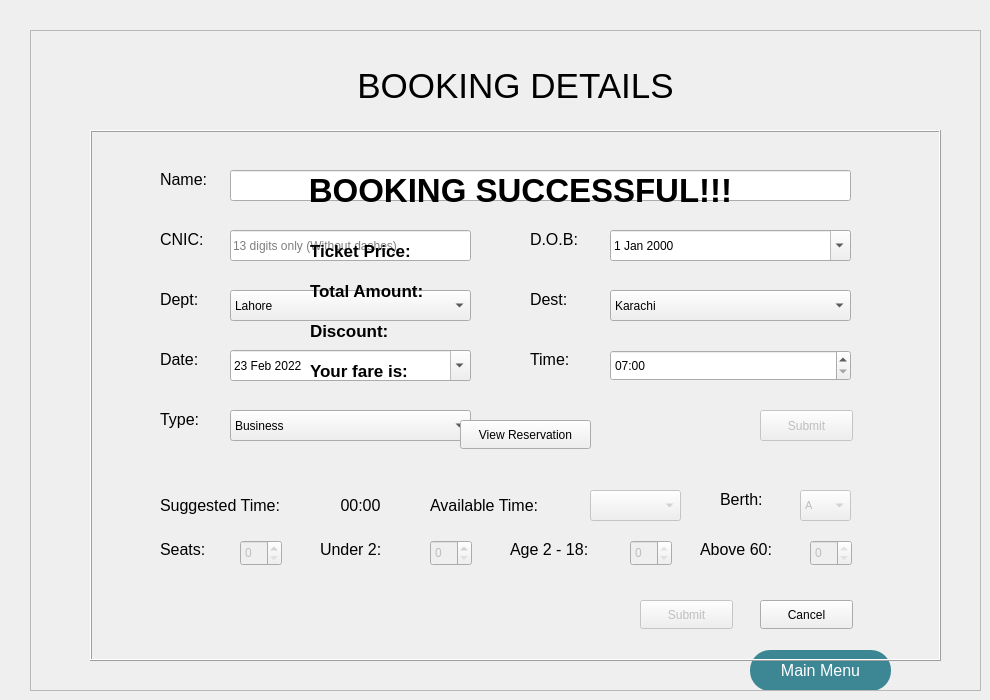
    <widget class="QWidget" name="BookingTab">
     <attribute name="title">
      <string>Booking Details</string>
     </attribute>
     <widget class="QLabel" name="WindowTitle">
      <property name="geometry">
       <rect>
        <x>250</x>
        <y>50</y>
        <width>531</width>
        <height>71</height>
       </rect>
      </property>
      <property name="font">
       <font>
        <pointsize>26</pointsize>
       </font>
      </property>
      <property name="text">
       <string>BOOKING DETAILS</string>
      </property>
      <property name="alignment">
       <set>Qt::AlignCenter</set>
      </property>
     </widget>
     <widget class="QFrame" name="BookingDetailsFrame1">
      <property name="geometry">
       <rect>
        <x>90</x>
        <y>130</y>
        <width>851</width>
        <height>531</height>
       </rect>
      </property>
      <property name="styleSheet">
       <string notr="true">border-color: rgb(0, 0, 0);</string>
      </property>
      <property name="frameShape">
       <enum>QFrame::Box</enum>
      </property>
      <property name="frameShadow">
       <enum>QFrame::Raised</enum>
      </property>
      <widget class="QComboBox" name="TypeInput">
       <property name="geometry">
        <rect>
         <x>140</x>
         <y>280</y>
         <width>241</width>
         <height>31</height>
        </rect>
       </property>
       <item>
        <property name="text">
         <string>Business</string>
        </property>
       </item>
       <item>
        <property name="text">
         <string>Economy</string>
        </property>
       </item>
      </widget>
      <widget class="QLabel" name="deptLabel">
       <property name="geometry">
        <rect>
         <x>70</x>
         <y>160</y>
         <width>61</width>
         <height>31</height>
        </rect>
       </property>
       <property name="font">
        <font>
         <pointsize>12</pointsize>
        </font>
       </property>
       <property name="text">
        <string>Dept:</string>
       </property>
       <property name="alignment">
        <set>Qt::AlignLeading|Qt::AlignLeft|Qt::AlignTop</set>
       </property>
      </widget>
      <widget class="QLineEdit" name="NameInput">
       <property name="geometry">
        <rect>
         <x>140</x>
         <y>40</y>
         <width>621</width>
         <height>31</height>
        </rect>
       </property>
       <property name="inputMethodHints">
        <set>Qt::ImhLowercaseOnly|Qt::ImhUppercaseOnly</set>
       </property>
       <property name="inputMask">
        <string/>
       </property>
       <property name="text">
        <string/>
       </property>
       <property name="maxLength">
        <number>25</number>
       </property>
       <property name="frame">
        <bool>true</bool>
       </property>
       <property name="placeholderText">
        <string/>
       </property>
       <property name="cursorMoveStyle">
        <enum>Qt::LogicalMoveStyle</enum>
       </property>
      </widget>
      <widget class="QLabel" name="cnicLabel">
       <property name="geometry">
        <rect>
         <x>70</x>
         <y>100</y>
         <width>61</width>
         <height>31</height>
        </rect>
       </property>
       <property name="font">
        <font>
         <pointsize>12</pointsize>
        </font>
       </property>
       <property name="text">
        <string>CNIC:</string>
       </property>
       <property name="alignment">
        <set>Qt::AlignLeading|Qt::AlignLeft|Qt::AlignTop</set>
       </property>
      </widget>
      <widget class="QLabel" name="TypeLabel">
       <property name="geometry">
        <rect>
         <x>70</x>
         <y>280</y>
         <width>61</width>
         <height>31</height>
        </rect>
       </property>
       <property name="font">
        <font>
         <pointsize>12</pointsize>
        </font>
       </property>
       <property name="text">
        <string>Type:</string>
       </property>
       <property name="alignment">
        <set>Qt::AlignLeading|Qt::AlignLeft|Qt::AlignTop</set>
       </property>
      </widget>
      <widget class="QLabel" name="dobLabel">
       <property name="geometry">
        <rect>
         <x>440</x>
         <y>100</y>
         <width>61</width>
         <height>31</height>
        </rect>
       </property>
       <property name="font">
        <font>
         <pointsize>12</pointsize>
        </font>
       </property>
       <property name="text">
        <string>D.O.B:</string>
       </property>
       <property name="alignment">
        <set>Qt::AlignLeading|Qt::AlignLeft|Qt::AlignTop</set>
       </property>
      </widget>
      <widget class="QComboBox" name="departureInput">
       <property name="geometry">
        <rect>
         <x>140</x>
         <y>160</y>
         <width>241</width>
         <height>31</height>
        </rect>
       </property>
       <property name="currentText">
        <string>Lahore</string>
       </property>
       <property name="maxVisibleItems">
        <number>5</number>
       </property>
       <item>
        <property name="text">
         <string>Lahore</string>
        </property>
       </item>
       <item>
        <property name="text">
         <string>Karachi</string>
        </property>
       </item>
       <item>
        <property name="text">
         <string>Rawalpindi</string>
        </property>
       </item>
       <item>
        <property name="text">
         <string>Peshawar</string>
        </property>
       </item>
       <item>
        <property name="text">
         <string>Quetta</string>
        </property>
       </item>
      </widget>
      <widget class="QLabel" name="destLabel">
       <property name="geometry">
        <rect>
         <x>440</x>
         <y>160</y>
         <width>61</width>
         <height>31</height>
        </rect>
       </property>
       <property name="font">
        <font>
         <pointsize>12</pointsize>
        </font>
       </property>
       <property name="text">
        <string>Dest:</string>
       </property>
       <property name="alignment">
        <set>Qt::AlignLeading|Qt::AlignLeft|Qt::AlignTop</set>
       </property>
      </widget>
      <widget class="QLabel" name="dateLabel">
       <property name="geometry">
        <rect>
         <x>70</x>
         <y>220</y>
         <width>61</width>
         <height>31</height>
        </rect>
       </property>
       <property name="font">
        <font>
         <pointsize>12</pointsize>
        </font>
       </property>
       <property name="text">
        <string>Date:</string>
       </property>
       <property name="alignment">
        <set>Qt::AlignLeading|Qt::AlignLeft|Qt::AlignTop</set>
       </property>
      </widget>
      <widget class="QLabel" name="NameLabel">
       <property name="geometry">
        <rect>
         <x>70</x>
         <y>40</y>
         <width>61</width>
         <height>31</height>
        </rect>
       </property>
       <property name="font">
        <font>
         <pointsize>12</pointsize>
        </font>
       </property>
       <property name="text">
        <string>Name:</string>
       </property>
       <property name="alignment">
        <set>Qt::AlignLeading|Qt::AlignLeft|Qt::AlignTop</set>
       </property>
      </widget>
      <widget class="QDateEdit" name="DateInput">
       <property name="geometry">
        <rect>
         <x>140</x>
         <y>220</y>
         <width>241</width>
         <height>31</height>
        </rect>
       </property>
       <property name="maximumDate">
        <date>
         <year>2022</year>
         <month>3</month>
         <day>31</day>
        </date>
       </property>
       <property name="minimumDate">
        <date>
         <year>2022</year>
         <month>2</month>
         <day>23</day>
        </date>
       </property>
       <property name="calendarPopup">
        <bool>true</bool>
       </property>
      </widget>
      <widget class="QDateEdit" name="dobInput">
       <property name="geometry">
        <rect>
         <x>520</x>
         <y>100</y>
         <width>241</width>
         <height>31</height>
        </rect>
       </property>
       <property name="buttonSymbols">
        <enum>QAbstractSpinBox::UpDownArrows</enum>
       </property>
       <property name="maximumDate">
        <date>
         <year>2022</year>
         <month>1</month>
         <day>1</day>
        </date>
       </property>
       <property name="minimumDate">
        <date>
         <year>1950</year>
         <month>1</month>
         <day>1</day>
        </date>
       </property>
       <property name="calendarPopup">
        <bool>true</bool>
       </property>
      </widget>
      <widget class="QLineEdit" name="cnicInput">
       <property name="geometry">
        <rect>
         <x>140</x>
         <y>100</y>
         <width>241</width>
         <height>31</height>
        </rect>
       </property>
       <property name="inputMethodHints">
        <set>Qt::ImhDigitsOnly|Qt::ImhFormattedNumbersOnly</set>
       </property>
       <property name="inputMask">
        <string/>
       </property>
       <property name="text">
        <string/>
       </property>
       <property name="maxLength">
        <number>13</number>
       </property>
       <property name="frame">
        <bool>true</bool>
       </property>
       <property name="placeholderText">
        <string>13 digits only (Without dashes)</string>
       </property>
       <property name="cursorMoveStyle">
        <enum>Qt::LogicalMoveStyle</enum>
       </property>
      </widget>
      <widget class="QComboBox" name="destinationInput">
       <property name="geometry">
        <rect>
         <x>520</x>
         <y>160</y>
         <width>241</width>
         <height>31</height>
        </rect>
       </property>
       <property name="currentText">
        <string>Karachi</string>
       </property>
       <property name="maxVisibleItems">
        <number>5</number>
       </property>
       <item>
        <property name="text">
         <string>Karachi</string>
        </property>
       </item>
       <item>
        <property name="text">
         <string>Rawalpindi</string>
        </property>
       </item>
       <item>
        <property name="text">
         <string>Peshawar</string>
        </property>
       </item>
       <item>
        <property name="text">
         <string>Quetta</string>
        </property>
       </item>
      </widget>
      <widget class="QPushButton" name="submitButton">
       <property name="enabled">
        <bool>false</bool>
       </property>
       <property name="geometry">
        <rect>
         <x>670</x>
         <y>280</y>
         <width>93</width>
         <height>31</height>
        </rect>
       </property>
       <property name="text">
        <string>Submit</string>
       </property>
      </widget>
      <widget class="QSpinBox" name="SeatsBox">
       <property name="enabled">
        <bool>false</bool>
       </property>
       <property name="geometry">
        <rect>
         <x>150</x>
         <y>410</y>
         <width>42</width>
         <height>26</height>
        </rect>
       </property>
       <property name="minimum">
        <number>0</number>
       </property>
       <property name="maximum">
        <number>10</number>
       </property>
       <property name="value">
        <number>0</number>
       </property>
      </widget>
      <widget class="QSpinBox" name="Under2Box">
       <property name="enabled">
        <bool>false</bool>
       </property>
       <property name="geometry">
        <rect>
         <x>340</x>
         <y>410</y>
         <width>42</width>
         <height>26</height>
        </rect>
       </property>
       <property name="minimum">
        <number>0</number>
       </property>
       <property name="maximum">
        <number>4</number>
       </property>
       <property name="value">
        <number>0</number>
       </property>
      </widget>
      <widget class="QLabel" name="Seats_Label">
       <property name="enabled">
        <bool>true</bool>
       </property>
       <property name="geometry">
        <rect>
         <x>70</x>
         <y>410</y>
         <width>61</width>
         <height>31</height>
        </rect>
       </property>
       <property name="font">
        <font>
         <pointsize>12</pointsize>
        </font>
       </property>
       <property name="text">
        <string>Seats:</string>
       </property>
       <property name="alignment">
        <set>Qt::AlignLeading|Qt::AlignLeft|Qt::AlignTop</set>
       </property>
      </widget>
      <widget class="QSpinBox" name="Above60Box">
       <property name="enabled">
        <bool>false</bool>
       </property>
       <property name="geometry">
        <rect>
         <x>720</x>
         <y>410</y>
         <width>42</width>
         <height>26</height>
        </rect>
       </property>
       <property name="minimum">
        <number>0</number>
       </property>
       <property name="maximum">
        <number>0</number>
       </property>
       <property name="value">
        <number>0</number>
       </property>
      </widget>
      <widget class="QSpinBox" name="Age2t18Box">
       <property name="enabled">
        <bool>false</bool>
       </property>
       <property name="geometry">
        <rect>
         <x>540</x>
         <y>410</y>
         <width>42</width>
         <height>26</height>
        </rect>
       </property>
       <property name="minimum">
        <number>0</number>
       </property>
       <property name="maximum">
        <number>0</number>
       </property>
       <property name="value">
        <number>0</number>
       </property>
      </widget>
      <widget class="QLabel" name="Above60_Label">
       <property name="enabled">
        <bool>true</bool>
       </property>
       <property name="geometry">
        <rect>
         <x>610</x>
         <y>410</y>
         <width>91</width>
         <height>31</height>
        </rect>
       </property>
       <property name="font">
        <font>
         <pointsize>12</pointsize>
        </font>
       </property>
       <property name="text">
        <string>Above 60:</string>
       </property>
       <property name="alignment">
        <set>Qt::AlignLeading|Qt::AlignLeft|Qt::AlignTop</set>
       </property>
      </widget>
      <widget class="QLabel" name="Under2_Label">
       <property name="enabled">
        <bool>true</bool>
       </property>
       <property name="geometry">
        <rect>
         <x>230</x>
         <y>410</y>
         <width>81</width>
         <height>31</height>
        </rect>
       </property>
       <property name="font">
        <font>
         <pointsize>12</pointsize>
        </font>
       </property>
       <property name="text">
        <string>Under 2:</string>
       </property>
       <property name="alignment">
        <set>Qt::AlignLeading|Qt::AlignLeft|Qt::AlignTop</set>
       </property>
      </widget>
      <widget class="QLabel" name="Age2t18_Label">
       <property name="enabled">
        <bool>true</bool>
       </property>
       <property name="geometry">
        <rect>
         <x>420</x>
         <y>410</y>
         <width>101</width>
         <height>31</height>
        </rect>
       </property>
       <property name="font">
        <font>
         <pointsize>12</pointsize>
        </font>
       </property>
       <property name="text">
        <string>Age 2 - 18:</string>
       </property>
       <property name="alignment">
        <set>Qt::AlignLeading|Qt::AlignLeft|Qt::AlignTop</set>
       </property>
      </widget>
      <widget class="QPushButton" name="cancelButton">
       <property name="geometry">
        <rect>
         <x>670</x>
         <y>470</y>
         <width>93</width>
         <height>29</height>
        </rect>
       </property>
       <property name="text">
        <string>Cancel</string>
       </property>
      </widget>
      <widget class="QComboBox" name="AvailableCombo">
       <property name="enabled">
        <bool>false</bool>
       </property>
       <property name="geometry">
        <rect>
         <x>500</x>
         <y>360</y>
         <width>91</width>
         <height>31</height>
        </rect>
       </property>
       <property name="font">
        <font>
         <pointsize>10</pointsize>
        </font>
       </property>
      </widget>
      <widget class="QLabel" name="AvailableLabel">
       <property name="geometry">
        <rect>
         <x>340</x>
         <y>350</y>
         <width>141</width>
         <height>51</height>
        </rect>
       </property>
       <property name="font">
        <font>
         <pointsize>12</pointsize>
         <weight>50</weight>
         <bold>false</bold>
        </font>
       </property>
       <property name="text">
        <string>Available Time:</string>
       </property>
      </widget>
      <widget class="QComboBox" name="BerthBox">
       <property name="enabled">
        <bool>false</bool>
       </property>
       <property name="geometry">
        <rect>
         <x>710</x>
         <y>360</y>
         <width>51</width>
         <height>31</height>
        </rect>
       </property>
       <property name="font">
        <font>
         <pointsize>8</pointsize>
        </font>
       </property>
       <property name="currentText">
        <string>A</string>
       </property>
       <property name="maxVisibleItems">
        <number>8</number>
       </property>
       <item>
        <property name="text">
         <string>A</string>
        </property>
       </item>
       <item>
        <property name="text">
         <string>B</string>
        </property>
       </item>
       <item>
        <property name="text">
         <string>C</string>
        </property>
       </item>
       <item>
        <property name="text">
         <string>D</string>
        </property>
       </item>
       <item>
        <property name="text">
         <string>E</string>
        </property>
       </item>
      </widget>
      <widget class="QLabel" name="Berth_Label">
       <property name="enabled">
        <bool>true</bool>
       </property>
       <property name="geometry">
        <rect>
         <x>630</x>
         <y>360</y>
         <width>61</width>
         <height>31</height>
        </rect>
       </property>
       <property name="font">
        <font>
         <pointsize>12</pointsize>
        </font>
       </property>
       <property name="text">
        <string>Berth:</string>
       </property>
       <property name="alignment">
        <set>Qt::AlignLeading|Qt::AlignLeft|Qt::AlignTop</set>
       </property>
      </widget>
      <widget class="QPushButton" name="BookDetails">
       <property name="enabled">
        <bool>false</bool>
       </property>
       <property name="geometry">
        <rect>
         <x>550</x>
         <y>470</y>
         <width>93</width>
         <height>29</height>
        </rect>
       </property>
       <property name="text">
        <string>Submit</string>
       </property>
      </widget>
      <widget class="QLabel" name="timeLabel">
       <property name="geometry">
        <rect>
         <x>440</x>
         <y>220</y>
         <width>61</width>
         <height>31</height>
        </rect>
       </property>
       <property name="font">
        <font>
         <pointsize>12</pointsize>
        </font>
       </property>
       <property name="text">
        <string>Time:</string>
       </property>
       <property name="alignment">
        <set>Qt::AlignLeading|Qt::AlignLeft|Qt::AlignTop</set>
       </property>
      </widget>
      <widget class="QTimeEdit" name="timeInput">
       <property name="geometry">
        <rect>
         <x>520</x>
         <y>220</y>
         <width>241</width>
         <height>31</height>
        </rect>
       </property>
       <property name="alignment">
        <set>Qt::AlignLeading|Qt::AlignLeft|Qt::AlignVCenter</set>
       </property>
       <property name="readOnly">
        <bool>false</bool>
       </property>
       <property name="maximumTime">
        <time>
         <hour>23</hour>
         <minute>30</minute>
         <second>0</second>
        </time>
       </property>
       <property name="minimumTime">
        <time>
         <hour>7</hour>
         <minute>0</minute>
         <second>0</second>
        </time>
       </property>
       <property name="displayFormat">
        <string>hh:mm </string>
       </property>
      </widget>
      <widget class="QLabel" name="SuggestedLabel">
       <property name="geometry">
        <rect>
         <x>70</x>
         <y>350</y>
         <width>151</width>
         <height>51</height>
        </rect>
       </property>
       <property name="font">
        <font>
         <pointsize>12</pointsize>
         <weight>50</weight>
         <bold>false</bold>
        </font>
       </property>
       <property name="text">
        <string>Suggested Time:</string>
       </property>
      </widget>
      <widget class="QLabel" name="SuggestedTime">
       <property name="geometry">
        <rect>
         <x>220</x>
         <y>350</y>
         <width>101</width>
         <height>51</height>
        </rect>
       </property>
       <property name="font">
        <font>
         <pointsize>12</pointsize>
         <weight>50</weight>
         <bold>false</bold>
        </font>
       </property>
       <property name="text">
        <string>00:00</string>
       </property>
       <property name="alignment">
        <set>Qt::AlignCenter</set>
       </property>
      </widget>
     </widget>
     <widget class="QFrame" name="FareFrame">
      <property name="enabled">
       <bool>true</bool>
      </property>
      <property name="geometry">
       <rect>
        <x>30</x>
        <y>30</y>
        <width>951</width>
        <height>661</height>
       </rect>
      </property>
      <property name="frameShape">
       <enum>QFrame::StyledPanel</enum>
      </property>
      <property name="frameShadow">
       <enum>QFrame::Raised</enum>
      </property>
      <widget class="QLabel" name="Successful">
       <property name="geometry">
        <rect>
         <x>140</x>
         <y>90</y>
         <width>701</width>
         <height>141</height>
        </rect>
       </property>
       <property name="font">
        <font>
         <pointsize>25</pointsize>
         <weight>75</weight>
         <bold>true</bold>
        </font>
       </property>
       <property name="text">
        <string>BOOKING SUCCESSFUL!!!</string>
       </property>
       <property name="alignment">
        <set>Qt::AlignCenter</set>
       </property>
      </widget>
      <widget class="QLabel" name="faremessage">
       <property name="geometry">
        <rect>
         <x>280</x>
         <y>310</y>
         <width>241</width>
         <height>61</height>
        </rect>
       </property>
       <property name="font">
        <font>
         <pointsize>13</pointsize>
         <weight>75</weight>
         <bold>true</bold>
        </font>
       </property>
       <property name="text">
        <string>Your fare is: </string>
       </property>
      </widget>
      <widget class="QLabel" name="fare">
       <property name="geometry">
        <rect>
         <x>530</x>
         <y>320</y>
         <width>121</width>
         <height>41</height>
        </rect>
       </property>
       <property name="font">
        <font>
         <pointsize>13</pointsize>
         <weight>75</weight>
         <bold>true</bold>
        </font>
       </property>
       <property name="text">
        <string/>
       </property>
      </widget>
      <widget class="QPushButton" name="ViewReservationButton">
       <property name="geometry">
        <rect>
         <x>430</x>
         <y>390</y>
         <width>131</width>
         <height>29</height>
        </rect>
       </property>
       <property name="text">
        <string>View Reservation</string>
       </property>
      </widget>
      <widget class="QLabel" name="faremessage_2">
       <property name="geometry">
        <rect>
         <x>280</x>
         <y>230</y>
         <width>241</width>
         <height>61</height>
        </rect>
       </property>
       <property name="font">
        <font>
         <pointsize>13</pointsize>
         <weight>75</weight>
         <bold>true</bold>
        </font>
       </property>
       <property name="text">
        <string>Total Amount:</string>
       </property>
      </widget>
      <widget class="QLabel" name="faremessage_3">
       <property name="geometry">
        <rect>
         <x>280</x>
         <y>270</y>
         <width>241</width>
         <height>61</height>
        </rect>
       </property>
       <property name="font">
        <font>
         <pointsize>13</pointsize>
         <weight>75</weight>
         <bold>true</bold>
        </font>
       </property>
       <property name="text">
        <string>Discount: </string>
       </property>
      </widget>
      <widget class="QLabel" name="discount">
       <property name="geometry">
        <rect>
         <x>530</x>
         <y>280</y>
         <width>121</width>
         <height>41</height>
        </rect>
       </property>
       <property name="font">
        <font>
         <pointsize>13</pointsize>
         <weight>75</weight>
         <bold>true</bold>
        </font>
       </property>
       <property name="text">
        <string/>
       </property>
      </widget>
      <widget class="QLabel" name="amount">
       <property name="geometry">
        <rect>
         <x>530</x>
         <y>240</y>
         <width>121</width>
         <height>41</height>
        </rect>
       </property>
       <property name="font">
        <font>
         <pointsize>13</pointsize>
         <weight>75</weight>
         <bold>true</bold>
        </font>
       </property>
       <property name="text">
        <string/>
       </property>
      </widget>
      <widget class="QLabel" name="TicketPrice">
       <property name="geometry">
        <rect>
         <x>280</x>
         <y>190</y>
         <width>241</width>
         <height>61</height>
        </rect>
       </property>
       <property name="font">
        <font>
         <pointsize>13</pointsize>
         <weight>75</weight>
         <bold>true</bold>
        </font>
       </property>
       <property name="text">
        <string>Ticket Price:</string>
       </property>
      </widget>
      <widget class="QLabel" name="price">
       <property name="geometry">
        <rect>
         <x>530</x>
         <y>200</y>
         <width>121</width>
         <height>41</height>
        </rect>
       </property>
       <property name="font">
        <font>
         <pointsize>13</pointsize>
         <weight>75</weight>
         <bold>true</bold>
        </font>
       </property>
       <property name="text">
        <string/>
       </property>
      </widget>
     </widget>
     <widget class="QPushButton" name="MenuButtonBookingTab">
      <property name="geometry">
       <rect>
        <x>750</x>
        <y>650</y>
        <width>141</width>
        <height>41</height>
       </rect>
      </property>
      <property name="font">
       <font>
        <pointsize>12</pointsize>
       </font>
      </property>
      <property name="styleSheet">
       <string notr="true">background-color: rgb(61, 135, 148); color: rgb(255, 255, 255);
border-radius: 20px;</string>
      </property>
      <property name="text">
       <string>Main Menu</string>
      </property>
     </widget>
     <zorder>MenuButtonBookingTab</zorder>
     <zorder>BookingDetailsFrame1</zorder>
     <zorder>WindowTitle</zorder>
     <zorder>FareFrame</zorder>
    </widget>
